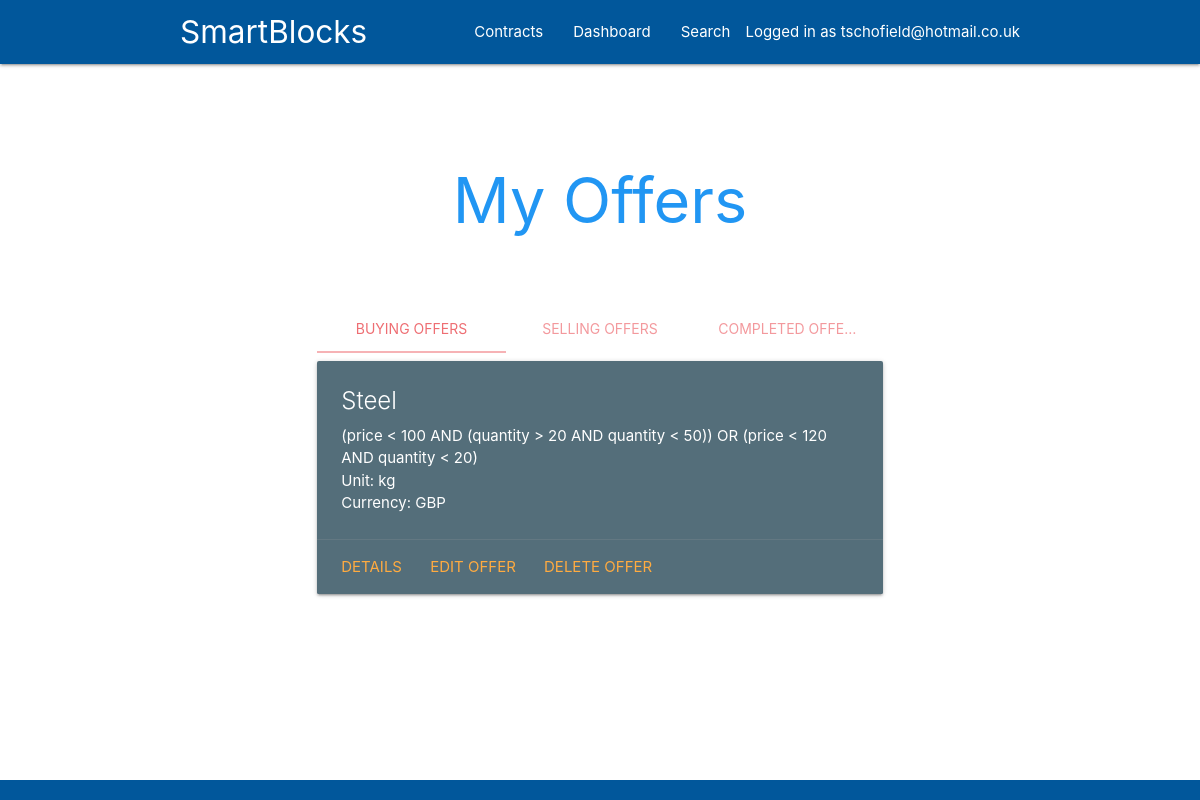
The page /webapp/myOffers/ (signed in) on the database as committed earlier.
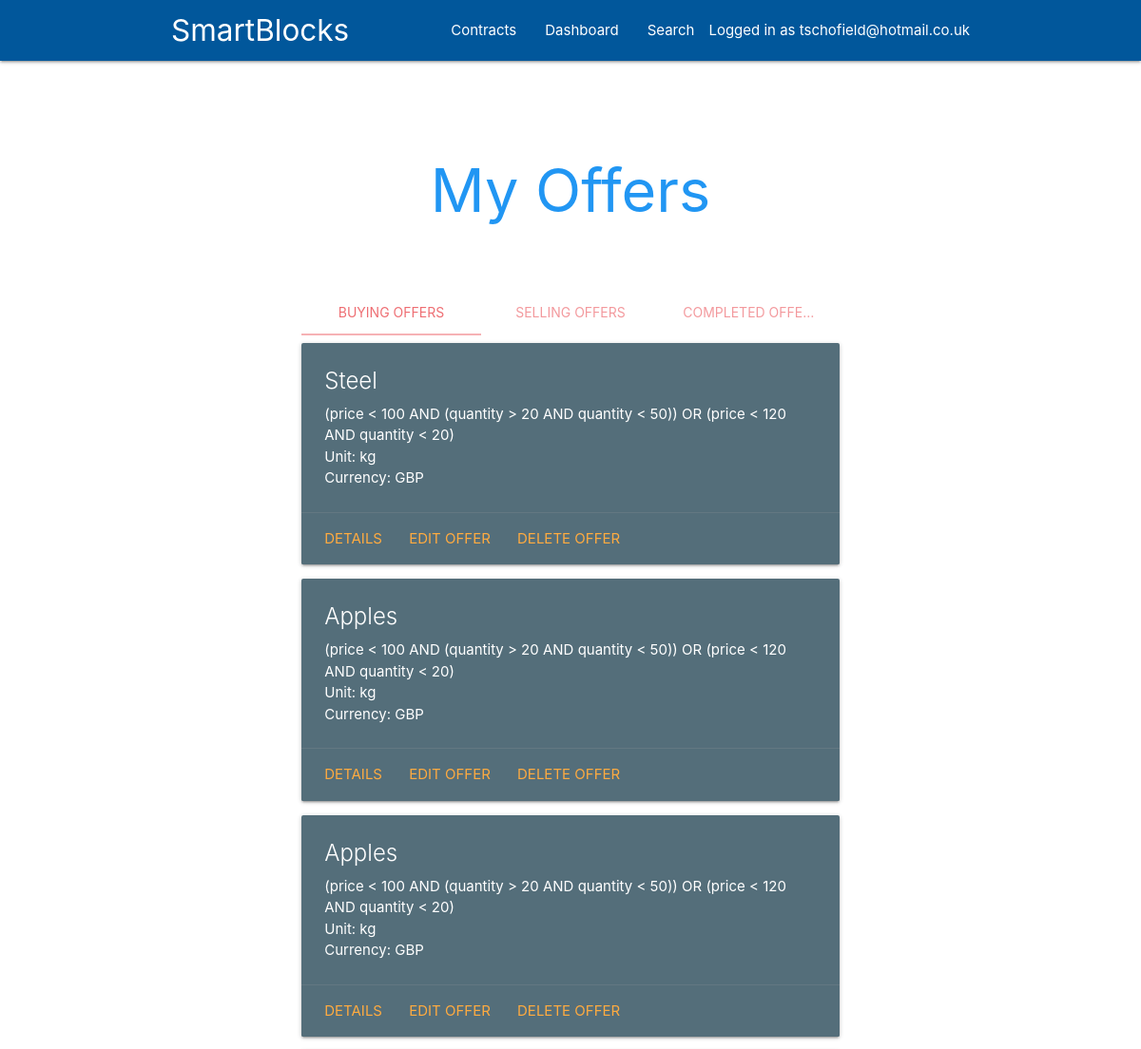
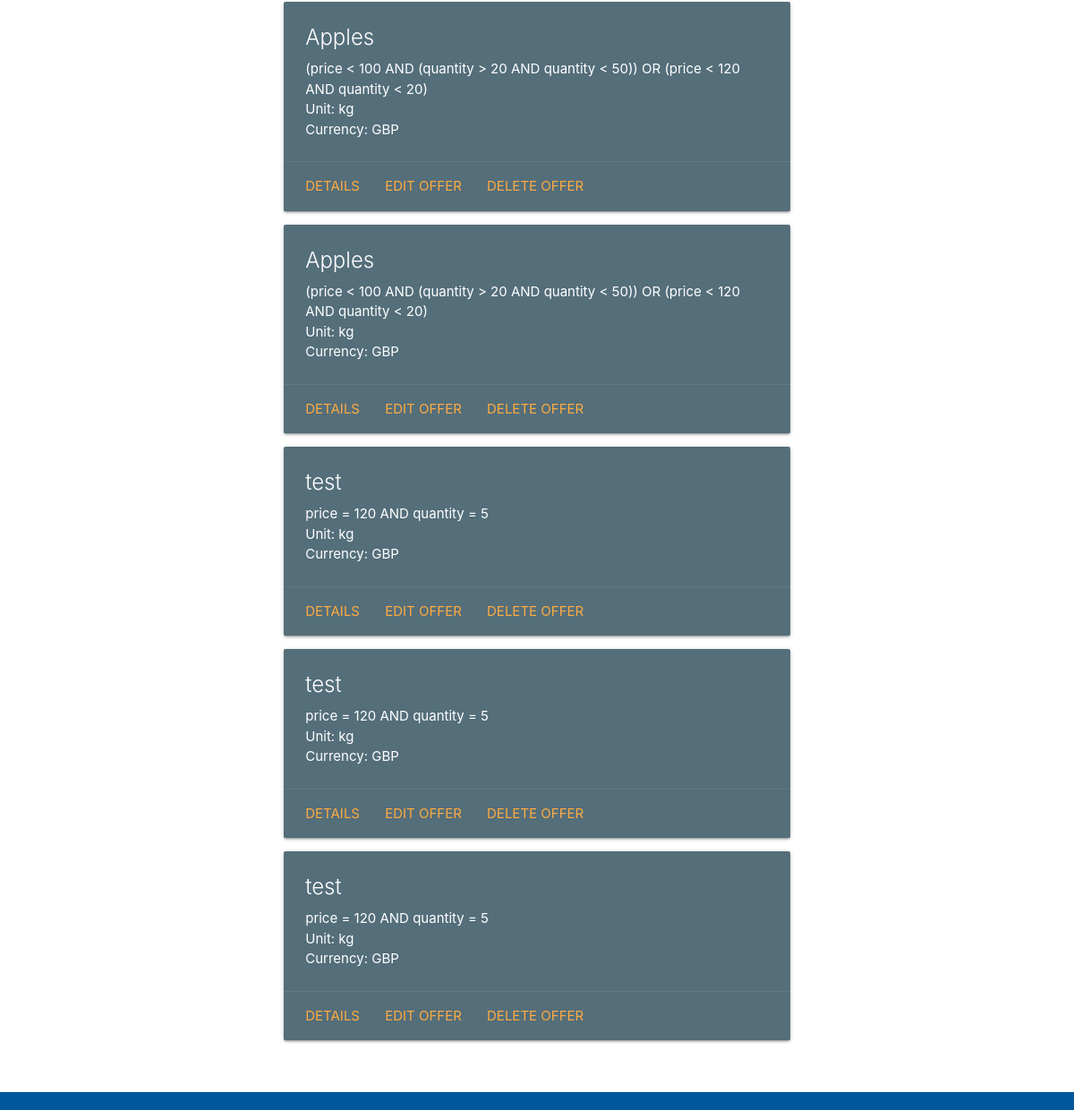
The same page on the database as committed later (2 pictures, top to bottom).
### webapp/models.py (models this page shows, shortened)
class Offer(models.Model):
    buyer = models.ForeignKey(settings.AUTH_USER_MODEL, on_delete=models.CASCADE, related_name="b",null=True)
    seller = models.ForeignKey(settings.AUTH_USER_MODEL, on_delete=models.CASCADE, related_name="s", null=True)
    asset_name = models.CharField(max_length=100)
    condition_help = "Keywords: <span class='keyword'>AND</span>, <span class='keyword'>OR</span>.</br>Operations: <, >, =</br>Variables: <span class='variable'>price</span>, <span class='variable'>quantity</span></br>Use parentheses to group statements.</br></br>Example:</br> (<span class='variable'>price</span> < 100 <span class='keyword'>AND</span> (<span class='variable'>quantity</span> > 20 <span class='keyword'>AND</span> <span class='variable'>quantity</span> < 50)) </br><span class='keyword'>OR</span> (<span class='variable'>price</span> < 120 <span class='keyword'>AND</span> <span class='variable'>quantity</span> < 20)"
    completion_condition = models.CharField(max_length=256, help_text=condition_help)
    unit = models.CharField(max_length=10)
    GBP = 'GBP'
    USD = 'USD'
    BTC = 'BTC'
    CURRENCY_CHOICES = ((GBP, 'GBP'), (USD, 'USD'), (BTC, 'BTC'))
    currency = models.CharField(max_length=3, choices=CURRENCY_CHOICES, default=GBP)
    quantity = models.DecimalField(default=0, max_digits=20,decimal_places=4)
    price = models.DecimalField(default=0, max_digits=30, decimal_places=10)
    BUY = 'Buy'
    SELL = 'Sell'
    CONTRACT_CHOICES = ((BUY, 'BUY'),(SELL, 'SELL'))
    contract_type = models.CharField(max_length=4, choices=CONTRACT_CHOICES, default=BUY)

### webapp/views.py (the view)
# urls.py: path('myOffers/', views.myOffers, name='myOffers'),
@login_required
def myOffers(request):
    user = request.user
    buy_offers = Offer.objects.filter(buyer=user,seller=None)
    sell_offers = Offer.objects.filter(seller=user,buyer=None)
    completed_offers = Offer.objects.filter(Q(buyer=user) | Q(seller=user)).exclude(buyer=None).exclude(seller=None)
    return render(request, 'webapp/myOffers.html', {'buy_offers':buy_offers,'sell_offers':sell_offers,'completed_offers':completed_offers})

### webapp/templates/webapp/myOffers.html (shortened to what this page needs)
{% extends 'base.html' %}
{% block header %}
      <h1 class="header center blue-text">My Offers</h1>
{% endblock %}
{% block content %}
<div class = "container">
	<div class="row">
		<div class="col s12">
			<ul class="tabs">
				<li class="tab col s4"><a href="#test1">Buying Offers</a></li>
				<li class="tab col s4"><a href="#test2">Selling Offers</a></li>
				<li class="tab col s4"><a href="#test4">Completed Offers</a></li>
			</ul>
		</div>
		<div id="test1" class="col s12" >
			{% if buy_offers.first is not None %}
			{% for offer in buy_offers %}
			<div class="card blue-grey darken-1">
				<div class="card-content white-text">
					<span class="card-title">{{ offer.asset_name }}</span>
					<p>{{ offer.completion_condition }}</p>
					<p>Unit: {{ offer.unit }}</p>
					<p>Currency: {{ offer.currency }}</p>
				</div>
				<div class="card-action">
					<a href="{% url 'webapp:details' offer.id %}">Details</a>
					<a href="{% url 'webapp:changeOffer' offer.id %}">Edit Offer</a>
					<a href="#">Delete Offer</a>
				</div>
			</div>
			{% endfor %}
			{% else %}
			You have no active buy offers.
			{% endif %}
			<br>
		</div>
	</div>
</div>
{% endblock %}

Rows that differ between the two databases and show on the page:
added Offer: asset_name "Apples", completion_condition "(price < 100 AND (quantity > 20 AND quantity < 50)) OR (price < 120 AND quantity < 20)", unit "kg", currency "GBP"
added Offer: asset_name "Apples", completion_condition "(price < 100 AND (quantity > 20 AND quantity < 50)) OR (price < 120 AND quantity < 20)", unit "kg", currency "GBP"
added Offer: asset_name "Apples", completion_condition "(price < 100 AND (quantity > 20 AND quantity < 50)) OR (price < 120 AND quantity < 20)", unit "kg", currency "GBP"
added Offer: asset_name "Apples", completion_condition "(price < 100 AND (quantity > 20 AND quantity < 50)) OR (price < 120 AND quantity < 20)", unit "kg", currency "GBP"
added Offer: asset_name "test", completion_condition "price = 120 AND quantity = 5", unit "kg", currency "GBP"
added Offer: asset_name "test", completion_condition "price = 120 AND quantity = 5", unit "kg", currency "GBP"
added Offer: asset_name "test", completion_condition "price = 120 AND quantity = 5", unit "kg", currency "GBP"
